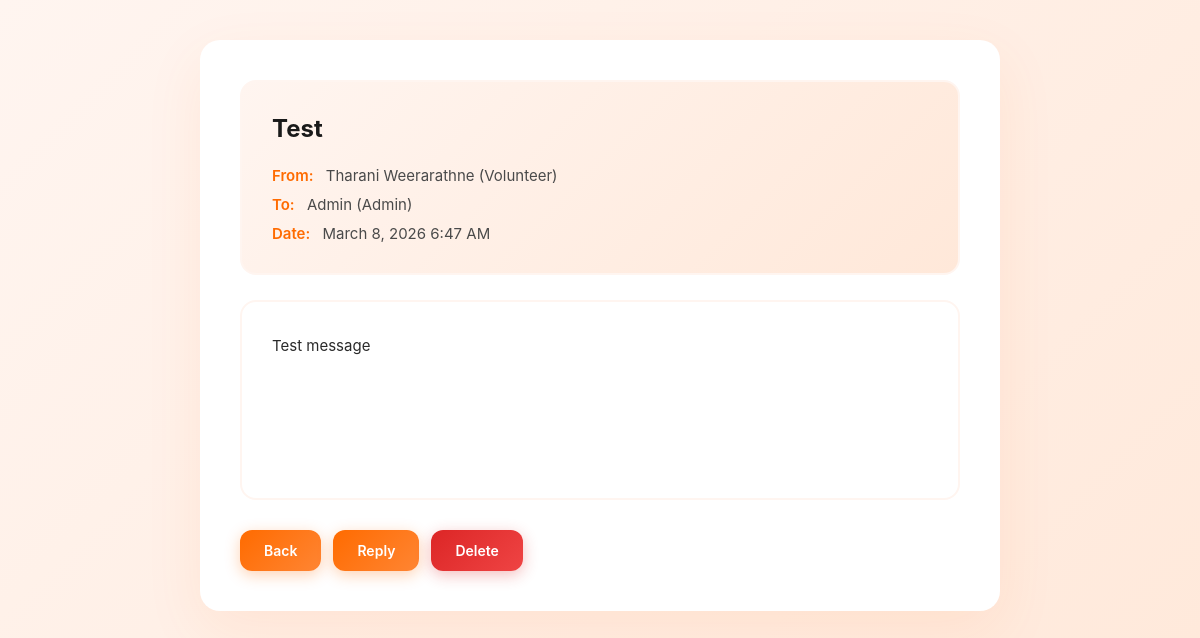
The page /presentation/view_message.php?id=59 (signed in) on the database its author committed.
### tables this page shows
CREATE TABLE IF NOT EXISTS `messages` (
  `messageId` int NOT NULL AUTO_INCREMENT,
  `senderId` int NOT NULL,
  `receiverId` int NOT NULL,
  `subject` varchar(255) NOT NULL,
  `message` text NOT NULL,
  `isRead` tinyint(1) DEFAULT '0',
  `sentAt` timestamp NULL DEFAULT CURRENT_TIMESTAMP,
  PRIMARY KEY (`messageId`),
  KEY `idx_receiver_read` (`receiverId`,`isRead`),
  KEY `idx_sender` (`senderId`)
);

CREATE TABLE IF NOT EXISTS `users` (
  `userId` int NOT NULL AUTO_INCREMENT,
  `name` varchar(100) NOT NULL,
  `email` varchar(100) NOT NULL,
  `password` varchar(255) NOT NULL,
  `telephoneNo` varchar(20) DEFAULT NULL,
  `location` varchar(100) DEFAULT NULL,
  `gender` enum('Male','Female','Other','Prefer not to say') NOT NULL,
  `role` enum('Volunteer','Admin','Coordinator','Organizer','Volunteer+Organizer') DEFAULT 'Volunteer',
  PRIMARY KEY (`userId`),
  UNIQUE KEY `email` (`email`)
);

### business_logic/MessageLogic.php (called while the page is built, shortened)
<?php
require_once __DIR__ . "/../data_access/MessageData.php";
class MessageLogic {
    private $messageData;
    public function __construct($conn) {
        $this->messageData = new MessageData($conn);
    }
    public function getMessage($messageId, $userId) {
        $message = $this->messageData->getMessageById($messageId, $userId);
        return ["success" => true, "data" => $message];
    }
}
?>

### data_access/MessageData.php (called while the page is built, shortened)
<?php
class MessageData {
    private $conn;
    public function __construct($conn) {
        $this->conn = $conn;
    }
    public function getMessageById($messageId, $userId) {
        $stmt = $this->conn->prepare("
            SELECT m.*,
                   u_sender.name as senderName,
                   u_sender.role as senderRole,
                   u_receiver.name as receiverName,
                   u_receiver.role as receiverRole
            FROM messages m
            JOIN users u_sender ON m.senderId = u_sender.userId
            JOIN users u_receiver ON m.receiverId = u_receiver.userId
            WHERE m.messageId = ? AND (m.senderId = ? OR m.receiverId = ?)
        ");
        $stmt->bind_param("iii", $messageId, $userId, $userId);
        $stmt->execute();
        $result = $stmt->get_result();
        return $result->fetch_assoc();
    }
}
?>

### presentation/view_message.php (the view, shortened to what this page needs)
<?php
require_once __DIR__ . "/../data_access/db.php";
require_once __DIR__ . "/../business_logic/MessageLogic.php";
$userId = $_SESSION['userId'];
$messageId = (int)$_GET['id'];
$messageLogic = new MessageLogic($conn);
$result = $messageLogic->getMessage($messageId, $userId);
$message = $result['data'];
?>
<!DOCTYPE html>
<html lang="en">
<head>
</head>
<body>
    <div class="container">
        <div class="message-header">
            <h2><?php echo htmlspecialchars($message['subject']); ?></h2>
            <p><span class="label">From:</span> <?php echo htmlspecialchars($message['senderName']); ?> (<?php echo htmlspecialchars($message['senderRole']); ?>)</p>
            <p><span class="label">To:</span> <?php echo htmlspecialchars($message['receiverName']); ?> (<?php echo htmlspecialchars($message['receiverRole']); ?>)</p>
            <p><span class="label">Date:</span> <?php echo date('F j, Y g:i A', strtotime($message['sentAt'])); ?></p>
        </div>
<div class="message-body">
    <?php
    $allowed_tags = '<p><br><div><span><strong><em><b><i><u><h1><h2><h3><h4><h5><h6><ul><ol><li><table><tr><td><th>';
    echo strip_tags($message['message'], $allowed_tags);
    ?>
</div>
        <div class="button-group">
            <a href="sent_messages.php" class="button">Back</a>
            <a href="send_message.php?reply=<?php echo $messageId; ?>" class="button">Reply</a>
            <a href="delete_message.php?id=<?php echo $messageId; ?>" class="button delete" onclick="return confirm('Delete this message?')">Delete</a>
        </div>
    </div>
</body>
</html>

### presentation/view_message.php (style rules this page uses)
* { margin: 0; padding: 0; box-sizing: border-box; }
body { font-family: 'Inter', -apple-system, BlinkMacSystemFont, 'Segoe UI', Roboto, Oxygen, Ubuntu, Cantarell, sans-serif; background: linear-gradient(135deg, #fff5f0 0%, #ffe8d9 100%); min-height: 100vh; padding: 20px; }
.container { max-width: 800px; margin: 20px auto; padding: 40px; background: white; border-radius: 20px; box-shadow: 0 20px 60px rgba(255, 107, 0, 0.08); }
.message-header { background: linear-gradient(135deg, #fff5f0 0%, #ffe8d9 100%); padding: 30px; border-radius: 16px; margin-bottom: 25px; border: 2px solid #fff5f0; }
.message-header h2 { font-size: 24px; color: #1a1a1a; font-weight: 700; margin-bottom: 20px; line-height: 1.4; }
.message-header p { margin-bottom: 10px; font-size: 15px; color: #4a4a4a; }
.message-header p:last-child { margin-bottom: 0; }
.label { font-weight: 600; color: #ff6b00; margin-right: 8px; }
.message-body { background: white; padding: 30px; border: 2px solid #fff5f0; border-radius: 16px; line-height: 1.8; font-size: 15px; color: #2a2a2a; min-height: 200px; }
.button-group { margin-top: 30px; display: flex; gap: 12px; flex-wrap: wrap; }
button, a.button { background: linear-gradient(135deg, #ff6b00 0%, #ff8533 100%); color: white; padding: 12px 24px; border: none; border-radius: 12px; cursor: pointer; text-decoration: none; display: inline-block; font-weight: 600; font-size: 14px; transition: all 0.3s ease; box-shadow: 0 4px 15px rgba(255, 107, 0, 0.3); }
button.delete, a.button.delete { background: linear-gradient(135deg, #dc2626 0%, #ef4444 100%); box-shadow: 0 4px 15px rgba(220, 38, 38, 0.3); margin-left: 0; }

### rows shown on the page
messages: subject "Test", users.name "Tharani Weerarathne", users.role "Volunteer", users.name "Admin", users.role "Admin", sentAt "March 8, 2026 6:47 AM", message "Test message"
